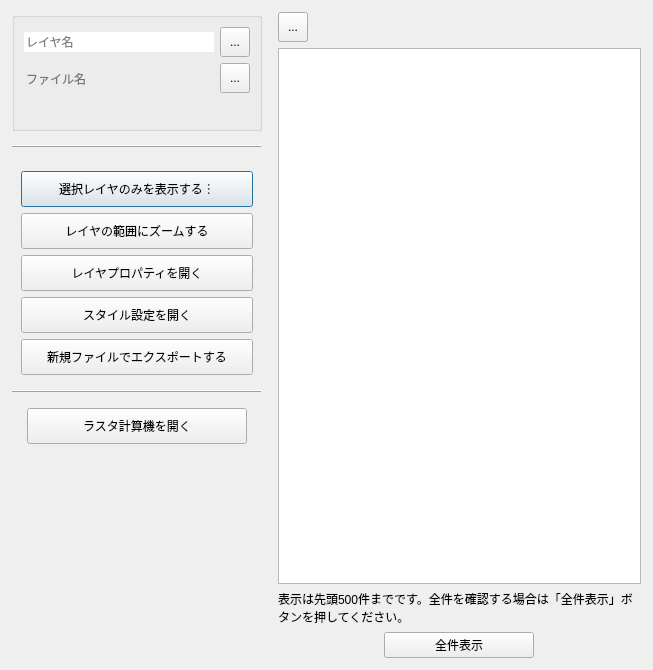
<?xml version="1.0" encoding="UTF-8"?>
<ui version="4.0">
 <class>LayerPanelDialog</class>
 <widget class="QDialog" name="LayerPanelDialog">
  <property name="geometry">
   <rect>
    <x>0</x>
    <y>0</y>
    <width>653</width>
    <height>670</height>
   </rect>
  </property>
  <property name="sizePolicy">
   <sizepolicy hsizetype="Minimum" vsizetype="Preferred">
    <horstretch>0</horstretch>
    <verstretch>0</verstretch>
   </sizepolicy>
  </property>
  <property name="minimumSize">
   <size>
    <width>0</width>
    <height>0</height>
   </size>
  </property>
  <property name="maximumSize">
   <size>
    <width>16777215</width>
    <height>16777215</height>
   </size>
  </property>
  <property name="windowTitle">
   <string>レイヤツール</string>
  </property>
  <property name="windowOpacity">
   <double>1.000000000000000</double>
  </property>
  <layout class="QHBoxLayout" name="horizontalLayout" stretch="0,0,0">
   <property name="leftMargin">
    <number>12</number>
   </property>
   <property name="topMargin">
    <number>12</number>
   </property>
   <property name="rightMargin">
    <number>12</number>
   </property>
   <property name="bottomMargin">
    <number>12</number>
   </property>
   <item>
    <widget class="QWidget" name="widget" native="true">
     <property name="sizePolicy">
      <sizepolicy hsizetype="Fixed" vsizetype="Preferred">
       <horstretch>0</horstretch>
       <verstretch>0</verstretch>
      </sizepolicy>
     </property>
     <property name="minimumSize">
      <size>
       <width>250</width>
       <height>0</height>
      </size>
     </property>
     <property name="maximumSize">
      <size>
       <width>250</width>
       <height>16777215</height>
      </size>
     </property>
     <layout class="QVBoxLayout" name="verticalLayout_2">
      <property name="leftMargin">
       <number>0</number>
      </property>
      <property name="topMargin">
       <number>0</number>
      </property>
      <property name="rightMargin">
       <number>0</number>
      </property>
      <property name="bottomMargin">
       <number>0</number>
      </property>
      <item>
       <widget class="QGroupBox" name="gbLayerInfo">
        <property name="title">
         <string/>
        </property>
        <layout class="QVBoxLayout" name="verticalLayout_5">
         <item>
          <layout class="QHBoxLayout" name="horizontalLayout_7">
           <property name="topMargin">
            <number>0</number>
           </property>
           <item>
            <widget class="QLineEdit" name="leLayerName">
             <property name="frame">
              <bool>false</bool>
             </property>
             <property name="placeholderText">
              <string>レイヤ名</string>
             </property>
            </widget>
           </item>
           <item>
            <widget class="QToolButton" name="tbEditMode">
             <property name="minimumSize">
              <size>
               <width>30</width>
               <height>30</height>
              </size>
             </property>
             <property name="maximumSize">
              <size>
               <width>30</width>
               <height>30</height>
              </size>
             </property>
             <property name="autoFillBackground">
              <bool>false</bool>
             </property>
             <property name="text">
              <string>...</string>
             </property>
             <property name="icon">
              <iconset>
               <normaloff>icon/tbEditMode.svg</normaloff>icon/tbEditMode.svg</iconset>
             </property>
             <property name="iconSize">
              <size>
               <width>24</width>
               <height>24</height>
              </size>
             </property>
             <property name="checkable">
              <bool>true</bool>
             </property>
            </widget>
           </item>
          </layout>
         </item>
         <item>
          <layout class="QHBoxLayout" name="horizontalLayout_4">
           <property name="topMargin">
            <number>0</number>
           </property>
           <item>
            <widget class="QLineEdit" name="lblLayerFile">
             <property name="styleSheet">
              <string notr="true">QLineEdit {
    background-color: transparent;
    border: none;  /* 必要に応じて枠も消す */
}</string>
             </property>
             <property name="dragEnabled">
              <bool>true</bool>
             </property>
             <property name="readOnly">
              <bool>true</bool>
             </property>
             <property name="placeholderText">
              <string>ファイル名</string>
             </property>
            </widget>
           </item>
           <item>
            <widget class="QToolButton" name="tbLayerFolderOpen">
             <property name="minimumSize">
              <size>
               <width>30</width>
               <height>30</height>
              </size>
             </property>
             <property name="maximumSize">
              <size>
               <width>30</width>
               <height>30</height>
              </size>
             </property>
             <property name="toolTip">
              <string>ファイルの保存場所を開きます</string>
             </property>
             <property name="text">
              <string>...</string>
             </property>
             <property name="icon">
              <iconset>
               <normaloff>icon/tbLayerFolderOpen.svg</normaloff>icon/tbLayerFolderOpen.svg</iconset>
             </property>
             <property name="iconSize">
              <size>
               <width>24</width>
               <height>24</height>
              </size>
             </property>
            </widget>
           </item>
          </layout>
         </item>
         <item>
          <layout class="QHBoxLayout" name="horizontalLayout_6">
           <property name="topMargin">
            <number>0</number>
           </property>
           <item>
            <widget class="QLabel" name="lblLayerType">
             <property name="styleSheet">
              <string notr="true">QLabel {
    color:#aaa ;
    }</string>
             </property>
             <property name="text">
              <string/>
             </property>
            </widget>
           </item>
           <item>
            <widget class="QLabel" name="lblLayerCRS">
             <property name="styleSheet">
              <string notr="true">QLabel {
    color:#aaa ;
    }</string>
             </property>
             <property name="text">
              <string/>
             </property>
            </widget>
           </item>
           <item>
            <spacer name="horizontalSpacer_3">
             <property name="orientation">
              <enum>Qt::Horizontal</enum>
             </property>
             <property name="sizeHint" stdset="0">
              <size>
               <width>40</width>
               <height>20</height>
              </size>
             </property>
            </spacer>
           </item>
          </layout>
         </item>
        </layout>
       </widget>
      </item>
      <item>
       <spacer name="verticalSpacer_4">
        <property name="orientation">
         <enum>Qt::Vertical</enum>
        </property>
        <property name="sizeType">
         <enum>QSizePolicy::Fixed</enum>
        </property>
        <property name="sizeHint" stdset="0">
         <size>
          <width>20</width>
          <height>8</height>
         </size>
        </property>
       </spacer>
      </item>
      <item>
       <widget class="QFrame" name="frame">
        <property name="minimumSize">
         <size>
          <width>0</width>
          <height>3</height>
         </size>
        </property>
        <property name="maximumSize">
         <size>
          <width>16777215</width>
          <height>3</height>
         </size>
        </property>
        <property name="inputMethodHints">
         <set>Qt::ImhNone</set>
        </property>
        <property name="frameShape">
         <enum>QFrame::HLine</enum>
        </property>
        <property name="frameShadow">
         <enum>QFrame::Raised</enum>
        </property>
       </widget>
      </item>
      <item>
       <spacer name="verticalSpacer_5">
        <property name="orientation">
         <enum>Qt::Vertical</enum>
        </property>
        <property name="sizeType">
         <enum>QSizePolicy::Fixed</enum>
        </property>
        <property name="sizeHint" stdset="0">
         <size>
          <width>20</width>
          <height>8</height>
         </size>
        </property>
       </spacer>
      </item>
      <item>
       <widget class="QWidget" name="widget_2" native="true">
        <layout class="QHBoxLayout" name="horizontalLayout_8">
         <item>
          <layout class="QVBoxLayout" name="verticalLayout_3">
           <property name="leftMargin">
            <number>0</number>
           </property>
           <property name="topMargin">
            <number>0</number>
           </property>
           <property name="rightMargin">
            <number>0</number>
           </property>
           <item>
            <widget class="QPushButton" name="pbLayerView">
             <property name="sizePolicy">
              <sizepolicy hsizetype="Expanding" vsizetype="Fixed">
               <horstretch>0</horstretch>
               <verstretch>0</verstretch>
              </sizepolicy>
             </property>
             <property name="minimumSize">
              <size>
               <width>220</width>
               <height>36</height>
              </size>
             </property>
             <property name="maximumSize">
              <size>
               <width>16777215</width>
               <height>36</height>
              </size>
             </property>
             <property name="toolTip">
              <string>選択中のレイヤのみを表示し、他のレイヤは非表示になります
再度押すと元の表示状態に戻ります
右クリックで、非表示にしないレイヤを指定できます</string>
             </property>
             <property name="text">
              <string>選択レイヤのみを表示する︙</string>
             </property>
             <property name="checkable">
              <bool>true</bool>
             </property>
            </widget>
           </item>
           <item>
            <widget class="QPushButton" name="pbLayerZoom">
             <property name="sizePolicy">
              <sizepolicy hsizetype="Expanding" vsizetype="Fixed">
               <horstretch>0</horstretch>
               <verstretch>0</verstretch>
              </sizepolicy>
             </property>
             <property name="minimumSize">
              <size>
               <width>220</width>
               <height>36</height>
              </size>
             </property>
             <property name="maximumSize">
              <size>
               <width>16777215</width>
               <height>36</height>
              </size>
             </property>
             <property name="toolTip">
              <string>選択中のレイヤの範囲に地図をズームします</string>
             </property>
             <property name="text">
              <string>レイヤの範囲にズームする</string>
             </property>
            </widget>
           </item>
           <item>
            <widget class="QPushButton" name="pbCallProperty">
             <property name="sizePolicy">
              <sizepolicy hsizetype="Expanding" vsizetype="Fixed">
               <horstretch>0</horstretch>
               <verstretch>0</verstretch>
              </sizepolicy>
             </property>
             <property name="minimumSize">
              <size>
               <width>220</width>
               <height>36</height>
              </size>
             </property>
             <property name="maximumSize">
              <size>
               <width>16777215</width>
               <height>36</height>
              </size>
             </property>
             <property name="toolTip">
              <string>QGIS標準のレイヤ設定画面を開きます</string>
             </property>
             <property name="text">
              <string>レイヤプロパティを開く</string>
             </property>
            </widget>
           </item>
           <item>
            <widget class="QPushButton" name="pbCallStyle">
             <property name="sizePolicy">
              <sizepolicy hsizetype="Expanding" vsizetype="Fixed">
               <horstretch>0</horstretch>
               <verstretch>0</verstretch>
              </sizepolicy>
             </property>
             <property name="minimumSize">
              <size>
               <width>220</width>
               <height>36</height>
              </size>
             </property>
             <property name="maximumSize">
              <size>
               <width>16777215</width>
               <height>36</height>
              </size>
             </property>
             <property name="toolTip">
              <string>レイヤの色や線のスタイルなど、見た目を変更する設定画面を開きます。</string>
             </property>
             <property name="text">
              <string>スタイル設定を開く</string>
             </property>
            </widget>
           </item>
           <item>
            <widget class="QPushButton" name="pbCallExport">
             <property name="sizePolicy">
              <sizepolicy hsizetype="Expanding" vsizetype="Fixed">
               <horstretch>0</horstretch>
               <verstretch>0</verstretch>
              </sizepolicy>
             </property>
             <property name="minimumSize">
              <size>
               <width>220</width>
               <height>36</height>
              </size>
             </property>
             <property name="maximumSize">
              <size>
               <width>16777215</width>
               <height>36</height>
              </size>
             </property>
             <property name="toolTip">
              <string>レイヤを新しいファイルとして保存する画面を開きます</string>
             </property>
             <property name="text">
              <string>新規ファイルでエクスポートする</string>
             </property>
            </widget>
           </item>
          </layout>
         </item>
        </layout>
       </widget>
      </item>
      <item>
       <widget class="QFrame" name="frame_2">
        <property name="minimumSize">
         <size>
          <width>0</width>
          <height>3</height>
         </size>
        </property>
        <property name="maximumSize">
         <size>
          <width>16777215</width>
          <height>3</height>
         </size>
        </property>
        <property name="frameShape">
         <enum>QFrame::HLine</enum>
        </property>
        <property name="frameShadow">
         <enum>QFrame::Raised</enum>
        </property>
       </widget>
      </item>
      <item>
       <widget class="QStackedWidget" name="stackedWidget">
        <property name="layoutDirection">
         <enum>Qt::LeftToRight</enum>
        </property>
        <property name="lineWidth">
         <number>1</number>
        </property>
        <property name="currentIndex">
         <number>1</number>
        </property>
        <widget class="QWidget" name="vector">
         <layout class="QGridLayout" name="gridLayout_2">
          <item row="1" column="0">
           <layout class="QHBoxLayout" name="horizontalLayout_5">
            <property name="topMargin">
             <number>0</number>
            </property>
            <item>
             <widget class="QLabel" name="label">
              <property name="text">
               <string>地物数：</string>
              </property>
             </widget>
            </item>
            <item>
             <widget class="QLabel" name="lblFeature">
              <property name="frameShape">
               <enum>QFrame::Box</enum>
              </property>
              <property name="frameShadow">
               <enum>QFrame::Sunken</enum>
              </property>
              <property name="text">
               <string/>
              </property>
             </widget>
            </item>
            <item>
             <spacer name="horizontalSpacer_2">
              <property name="orientation">
               <enum>Qt::Horizontal</enum>
              </property>
              <property name="sizeHint" stdset="0">
               <size>
                <width>40</width>
                <height>20</height>
               </size>
              </property>
             </spacer>
            </item>
           </layout>
          </item>
          <item row="18" column="0">
           <spacer name="verticalSpacer">
            <property name="orientation">
             <enum>Qt::Vertical</enum>
            </property>
            <property name="sizeHint" stdset="0">
             <size>
              <width>20</width>
              <height>40</height>
             </size>
            </property>
           </spacer>
          </item>
          <item row="2" column="0">
           <widget class="QWidget" name="widget_3" native="true">
            <layout class="QHBoxLayout" name="horizontalLayout_9">
             <property name="leftMargin">
              <number>0</number>
             </property>
             <property name="topMargin">
              <number>0</number>
             </property>
             <property name="rightMargin">
              <number>0</number>
             </property>
             <property name="bottomMargin">
              <number>0</number>
             </property>
             <item>
              <layout class="QVBoxLayout" name="verticalLayout_7">
               <property name="topMargin">
                <number>0</number>
               </property>
               <item>
                <widget class="QPushButton" name="pbTableView">
                 <property name="sizePolicy">
                  <sizepolicy hsizetype="Expanding" vsizetype="Fixed">
                   <horstretch>0</horstretch>
                   <verstretch>0</verstretch>
                  </sizepolicy>
                 </property>
                 <property name="minimumSize">
                  <size>
                   <width>220</width>
                   <height>36</height>
                  </size>
                 </property>
                 <property name="maximumSize">
                  <size>
                   <width>16777215</width>
                   <height>36</height>
                  </size>
                 </property>
                 <property name="toolTip">
                  <string>選択中のレイヤの属性テーブルをパネル内に表示します</string>
                 </property>
                 <property name="text">
                  <string>属性テーブルを開く▶</string>
                 </property>
                 <property name="checkable">
                  <bool>true</bool>
                 </property>
                </widget>
               </item>
               <item>
                <widget class="QPushButton" name="pbCallFiltering">
                 <property name="sizePolicy">
                  <sizepolicy hsizetype="Ignored" vsizetype="Fixed">
                   <horstretch>0</horstretch>
                   <verstretch>0</verstretch>
                  </sizepolicy>
                 </property>
                 <property name="minimumSize">
                  <size>
                   <width>220</width>
                   <height>36</height>
                  </size>
                 </property>
                 <property name="maximumSize">
                  <size>
                   <width>16777215</width>
                   <height>36</height>
                  </size>
                 </property>
                 <property name="toolTip">
                  <string>地物の表示を制限するフィルターの設定を行います</string>
                 </property>
                 <property name="text">
                  <string>フィルター設定を開く</string>
                 </property>
                </widget>
               </item>
               <item>
                <widget class="QPushButton" name="pbCallLabel">
                 <property name="sizePolicy">
                  <sizepolicy hsizetype="Expanding" vsizetype="Fixed">
                   <horstretch>0</horstretch>
                   <verstretch>0</verstretch>
                  </sizepolicy>
                 </property>
                 <property name="minimumSize">
                  <size>
                   <width>220</width>
                   <height>36</height>
                  </size>
                 </property>
                 <property name="maximumSize">
                  <size>
                   <width>16777215</width>
                   <height>36</height>
                  </size>
                 </property>
                 <property name="toolTip">
                  <string>地物ラベルの表示／非表示を切り替えます
右クリックで、表示するラベルフィールドを選択できます</string>
                 </property>
                 <property name="text">
                  <string>ラベル表示を切り替える︙</string>
                 </property>
                 <property name="checkable">
                  <bool>true</bool>
                 </property>
                </widget>
               </item>
               <item>
                <widget class="QPushButton" name="pbCallFieldCalculator">
                 <property name="sizePolicy">
                  <sizepolicy hsizetype="Expanding" vsizetype="Fixed">
                   <horstretch>0</horstretch>
                   <verstretch>0</verstretch>
                  </sizepolicy>
                 </property>
                 <property name="minimumSize">
                  <size>
                   <width>220</width>
                   <height>36</height>
                  </size>
                 </property>
                 <property name="maximumSize">
                  <size>
                   <width>16777215</width>
                   <height>36</height>
                  </size>
                 </property>
                 <property name="toolTip">
                  <string>QGIS標準のフィールド計算機を開きます</string>
                 </property>
                 <property name="text">
                  <string>フィールド計算機を開く</string>
                 </property>
                </widget>
               </item>
              </layout>
             </item>
            </layout>
           </widget>
          </item>
         </layout>
        </widget>
        <widget class="QWidget" name="rastor">
         <layout class="QGridLayout" name="gridLayout_4">
          <item row="0" column="0">
           <widget class="QPushButton" name="pbRasterCalculator">
            <property name="minimumSize">
             <size>
              <width>220</width>
              <height>36</height>
             </size>
            </property>
            <property name="maximumSize">
             <size>
              <width>220</width>
              <height>36</height>
             </size>
            </property>
            <property name="toolTip">
             <string>QGIS標準のラスタ計算機を開きます</string>
            </property>
            <property name="text">
             <string>ラスタ計算機を開く</string>
            </property>
           </widget>
          </item>
          <item row="1" column="0">
           <spacer name="verticalSpacer_2">
            <property name="orientation">
             <enum>Qt::Vertical</enum>
            </property>
            <property name="sizeHint" stdset="0">
             <size>
              <width>20</width>
              <height>40</height>
             </size>
            </property>
           </spacer>
          </item>
         </layout>
        </widget>
        <widget class="QWidget" name="none"/>
       </widget>
      </item>
     </layout>
    </widget>
   </item>
   <item>
    <spacer name="verticalSpacer_3">
     <property name="orientation">
      <enum>Qt::Vertical</enum>
     </property>
     <property name="sizeHint" stdset="0">
      <size>
       <width>10</width>
       <height>10</height>
      </size>
     </property>
    </spacer>
   </item>
   <item>
    <widget class="QWidget" name="wdTable" native="true">
     <layout class="QVBoxLayout" name="verticalLayout">
      <property name="leftMargin">
       <number>0</number>
      </property>
      <property name="topMargin">
       <number>0</number>
      </property>
      <property name="rightMargin">
       <number>0</number>
      </property>
      <property name="bottomMargin">
       <number>0</number>
      </property>
      <item>
       <layout class="QHBoxLayout" name="horizontalLayout_3">
        <property name="topMargin">
         <number>0</number>
        </property>
        <item>
         <widget class="QToolButton" name="tbTableOpen">
          <property name="minimumSize">
           <size>
            <width>30</width>
            <height>30</height>
           </size>
          </property>
          <property name="maximumSize">
           <size>
            <width>30</width>
            <height>30</height>
           </size>
          </property>
          <property name="toolTip">
           <string>QGIS標準の属性テーブルウィンドウを開きます</string>
          </property>
          <property name="styleSheet">
           <string notr="true"/>
          </property>
          <property name="text">
           <string>...</string>
          </property>
          <property name="icon">
           <iconset>
            <normaloff>icon/tbTableOpen.svg</normaloff>icon/tbTableOpen.svg</iconset>
          </property>
          <property name="iconSize">
           <size>
            <width>24</width>
            <height>24</height>
           </size>
          </property>
         </widget>
        </item>
        <item>
         <spacer name="horizontalSpacer">
          <property name="orientation">
           <enum>Qt::Horizontal</enum>
          </property>
          <property name="sizeHint" stdset="0">
           <size>
            <width>40</width>
            <height>20</height>
           </size>
          </property>
         </spacer>
        </item>
       </layout>
      </item>
      <item>
       <widget class="QTableView" name="tbwTable">
        <property name="maximumSize">
         <size>
          <width>16777215</width>
          <height>16777215</height>
         </size>
        </property>
       </widget>
      </item>
      <item>
       <widget class="QLabel" name="lblAllItems">
        <property name="frameShape">
         <enum>QFrame::NoFrame</enum>
        </property>
        <property name="frameShadow">
         <enum>QFrame::Sunken</enum>
        </property>
        <property name="text">
         <string>表示は先頭500件までです。全件を確認する場合は「全件表示」ボタンを押してください。</string>
        </property>
        <property name="wordWrap">
         <bool>true</bool>
        </property>
       </widget>
      </item>
      <item>
       <layout class="QHBoxLayout" name="horizontalLayout_2">
        <property name="spacing">
         <number>0</number>
        </property>
        <property name="topMargin">
         <number>0</number>
        </property>
        <item>
         <widget class="QPushButton" name="pbAllItems">
          <property name="minimumSize">
           <size>
            <width>150</width>
            <height>0</height>
           </size>
          </property>
          <property name="maximumSize">
           <size>
            <width>150</width>
            <height>16777215</height>
           </size>
          </property>
          <property name="toolTip">
           <string>属性テーブルのすべての地物を表示します</string>
          </property>
          <property name="text">
           <string>全件表示</string>
          </property>
         </widget>
        </item>
       </layout>
      </item>
     </layout>
    </widget>
   </item>
  </layout>
 </widget>
 <resources/>
 <connections/>
</ui>
